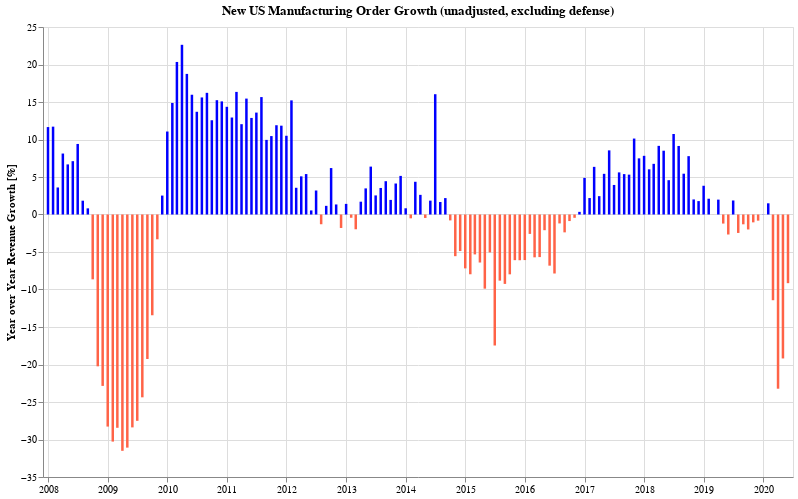

The code cell stored with this chart in its notebook:
### Code cell
def reshapeYoyFor(df, code):
    melted = reshapeFor(df, code)
    
    yoy_orders = melted.set_index('dt')['value'].sort_index().dropna()\
                 .pct_change(12).apply(lambda v: v * 100.).reset_index() 
    
    return yoy_orders

def yoyChartFor(df, code='UMXDNO', label='New US Manufacturing Order Growth (unadjusted, excluding defense)'):
    yoy_orders = reshapeYoyFor(df, code)

    return alt.Chart(yoy_orders[-150:]).mark_bar(color='blue', size=2.5).encode(
        alt.X('dt', axis=alt.Axis(title='')),
        alt.Y('value:Q', axis=alt.Axis(title='Year over Year Revenue Growth [%]')),
        color=alt.condition(f"datum['value'] < 0",
            alt.value('tomato'),
            alt.value('blue')
        ),
        tooltip=[alt.Tooltip('dt:T', format='%B - %Y', title='Period'),
                 alt.Tooltip('value:Q', title='% Change', format=',.02f')]
    ).properties(
        title=label,
        height=450,
        width=750,
        background="white"
    )

c = yoyChartFor(dfm)
    
c.save('manufacturing.png')
c.display()

### Figure 1 — Vega-Lite specification as saved in the notebook (floating-point values rounded to 4 significant figures; data arrays with more than 128 entries replaced by an {"elided": "..."} marker saying what was removed)
{"config": {"view": {"continuousWidth": 400, "continuousHeight": 300}}, "data": {"name": "data-7a1a25421ad21f0d1471fdbb06c28f11"}, "mark": {"type": "bar", "color": "blue", "size": 2.5}, "background": "white", "encoding": {"color": {"condition": {"value": "tomato", "test": "datum['value'] < 0"}, "value": "blue"}, "tooltip": [{"type": "temporal", "field": "dt", "format": "%B - %Y", "title": "Period"}, {"type": "quantitative", "field": "value", "format": ",.02f", "title": "% Change"}], "x": {"type": "temporal", "axis": {"title": ""}, "field": "dt"}, "y": {"type": "quantitative", "axis": {"title": "Year over Year Revenue Growth [%]"}, "field": "value"}}, "height": 450, "title": "New US Manufacturing Order Growth (unadjusted, excluding defense)", "width": 750, "$schema": "https://vega.github.io/schema/vega-lite/v4.8.1.json", "datasets": {"data-7a1a25421ad21f0d1471fdbb06c28f11": {"elided": "150 records"}}}
